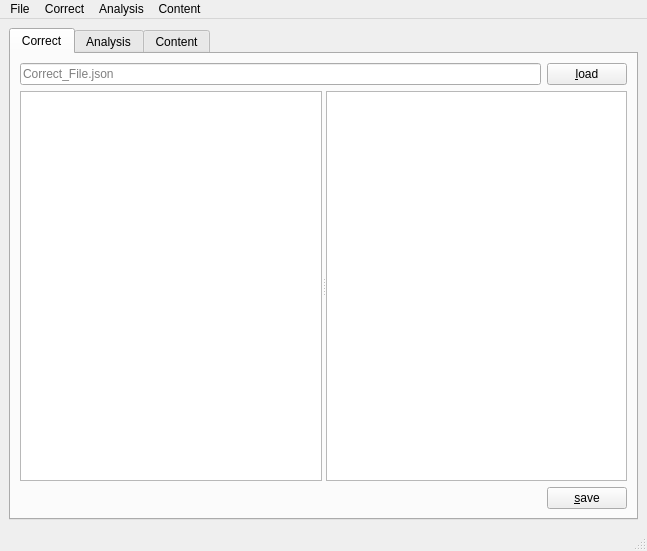
<?xml version="1.0" encoding="UTF-8"?>
<ui version="4.0">
 <class>MainWindow</class>
 <widget class="QMainWindow" name="MainWindow">
  <property name="geometry">
   <rect>
    <x>0</x>
    <y>0</y>
    <width>647</width>
    <height>551</height>
   </rect>
  </property>
  <property name="windowTitle">
   <string>MainWindow</string>
  </property>
  <widget class="QWidget" name="centralwidget">
   <layout class="QGridLayout" name="gridLayout">
    <item row="0" column="0">
     <widget class="QTabWidget" name="tabWidget">
      <property name="currentIndex">
       <number>0</number>
      </property>
      <widget class="QWidget" name="tabCorrect">
       <attribute name="title">
        <string>Correct</string>
       </attribute>
       <layout class="QGridLayout" name="gridLayout_4">
        <item row="0" column="0">
         <layout class="QGridLayout" name="gridLayout_3">
          <item row="0" column="1">
           <widget class="QPushButton" name="pushButtonLoadCorrect">
            <property name="text">
             <string>&amp;load</string>
            </property>
           </widget>
          </item>
          <item row="0" column="0">
           <widget class="QLineEdit" name="lineEditLoadCorrect">
            <property name="placeholderText">
             <string>Correct_File.json</string>
            </property>
           </widget>
          </item>
         </layout>
        </item>
        <item row="1" column="0">
         <widget class="QSplitter" name="splitter_2">
          <property name="orientation">
           <enum>Qt::Horizontal</enum>
          </property>
          <widget class="QListView" name="listViewCorrect"/>
          <widget class="QTextEdit" name="textEditCorrectVerse"/>
         </widget>
        </item>
        <item row="2" column="0">
         <layout class="QHBoxLayout" name="horizontalLayout">
          <item>
           <spacer name="horizontalSpacer_3">
            <property name="orientation">
             <enum>Qt::Horizontal</enum>
            </property>
            <property name="sizeHint" stdset="0">
             <size>
              <width>40</width>
              <height>20</height>
             </size>
            </property>
           </spacer>
          </item>
          <item>
           <widget class="QPushButton" name="pushButtonSaveCorrect">
            <property name="text">
             <string>&amp;save</string>
            </property>
           </widget>
          </item>
         </layout>
        </item>
       </layout>
      </widget>
      <widget class="QWidget" name="tabAnalysis">
       <attribute name="title">
        <string>Analysis</string>
       </attribute>
       <layout class="QGridLayout" name="gridLayout_6">
        <item row="1" column="0">
         <widget class="QSplitter" name="splitter">
          <property name="orientation">
           <enum>Qt::Horizontal</enum>
          </property>
          <widget class="QListView" name="listViewAnalysis"/>
          <widget class="QTextBrowser" name="textBrowserAnalysis"/>
         </widget>
        </item>
        <item row="2" column="0">
         <layout class="QGridLayout" name="gridLayout_5">
          <item row="0" column="2">
           <widget class="QPushButton" name="pushButtonStartAnalysis">
            <property name="sizePolicy">
             <sizepolicy hsizetype="Maximum" vsizetype="Fixed">
              <horstretch>0</horstretch>
              <verstretch>0</verstretch>
             </sizepolicy>
            </property>
            <property name="text">
             <string>start</string>
            </property>
           </widget>
          </item>
          <item row="0" column="0">
           <widget class="QLabel" name="labelAnalysis">
            <property name="sizePolicy">
             <sizepolicy hsizetype="Preferred" vsizetype="Maximum">
              <horstretch>0</horstretch>
              <verstretch>0</verstretch>
             </sizepolicy>
            </property>
            <property name="text">
             <string>Status:</string>
            </property>
            <property name="scaledContents">
             <bool>false</bool>
            </property>
            <property name="wordWrap">
             <bool>true</bool>
            </property>
            <property name="textInteractionFlags">
             <set>Qt::LinksAccessibleByMouse|Qt::TextSelectableByMouse</set>
            </property>
           </widget>
          </item>
          <item row="0" column="1">
           <widget class="QPushButton" name="pushButtonSettingsAnalysis">
            <property name="sizePolicy">
             <sizepolicy hsizetype="Maximum" vsizetype="Fixed">
              <horstretch>0</horstretch>
              <verstretch>0</verstretch>
             </sizepolicy>
            </property>
            <property name="text">
             <string>settings</string>
            </property>
           </widget>
          </item>
         </layout>
        </item>
       </layout>
      </widget>
      <widget class="QWidget" name="tabContent">
       <attribute name="title">
        <string>Content</string>
       </attribute>
       <layout class="QGridLayout" name="gridLayout_2">
        <item row="0" column="1">
         <widget class="QPushButton" name="pushButtonGenerateAllContent">
          <property name="sizePolicy">
           <sizepolicy hsizetype="Minimum" vsizetype="Preferred">
            <horstretch>0</horstretch>
            <verstretch>0</verstretch>
           </sizepolicy>
          </property>
          <property name="text">
           <string>Generate 
All Content</string>
          </property>
         </widget>
        </item>
        <item row="2" column="1">
         <spacer name="verticalSpacer">
          <property name="orientation">
           <enum>Qt::Vertical</enum>
          </property>
          <property name="sizeHint" stdset="0">
           <size>
            <width>20</width>
            <height>364</height>
           </size>
          </property>
         </spacer>
        </item>
        <item row="0" column="0">
         <spacer name="horizontalSpacer">
          <property name="orientation">
           <enum>Qt::Horizontal</enum>
          </property>
          <property name="sizeHint" stdset="0">
           <size>
            <width>472</width>
            <height>20</height>
           </size>
          </property>
         </spacer>
        </item>
        <item row="1" column="1">
         <widget class="QPushButton" name="pushButtonRemoveAllContent">
          <property name="sizePolicy">
           <sizepolicy hsizetype="Minimum" vsizetype="Preferred">
            <horstretch>0</horstretch>
            <verstretch>0</verstretch>
           </sizepolicy>
          </property>
          <property name="text">
           <string>Remove 
All Content</string>
          </property>
         </widget>
        </item>
       </layout>
      </widget>
     </widget>
    </item>
   </layout>
  </widget>
  <widget class="QMenuBar" name="menubar">
   <property name="geometry">
    <rect>
     <x>0</x>
     <y>0</y>
     <width>647</width>
     <height>22</height>
    </rect>
   </property>
   <widget class="QMenu" name="menuFile">
    <property name="title">
     <string>File</string>
    </property>
    <addaction name="actionExit_2"/>
   </widget>
   <widget class="QMenu" name="menuCorrect">
    <property name="title">
     <string>Correct</string>
    </property>
    <addaction name="actionReset_Correct_File"/>
    <addaction name="actionMerge_Correct_File"/>
   </widget>
   <widget class="QMenu" name="menuAnalysis">
    <property name="title">
     <string>Analysis</string>
    </property>
   </widget>
   <widget class="QMenu" name="menuContent">
    <property name="title">
     <string>Content</string>
    </property>
   </widget>
   <addaction name="menuFile"/>
   <addaction name="menuCorrect"/>
   <addaction name="menuAnalysis"/>
   <addaction name="menuContent"/>
  </widget>
  <widget class="QStatusBar" name="statusbar"/>
  <action name="actionExit">
   <property name="text">
    <string>Exit</string>
   </property>
  </action>
  <action name="actionExit_2">
   <property name="text">
    <string>Exit</string>
   </property>
  </action>
  <action name="actionReset_Correct_File">
   <property name="text">
    <string>Reset Correct File</string>
   </property>
  </action>
  <action name="actionMerge_Correct_File">
   <property name="text">
    <string>Merge Correct File</string>
   </property>
  </action>
 </widget>
 <resources/>
 <connections/>
</ui>
